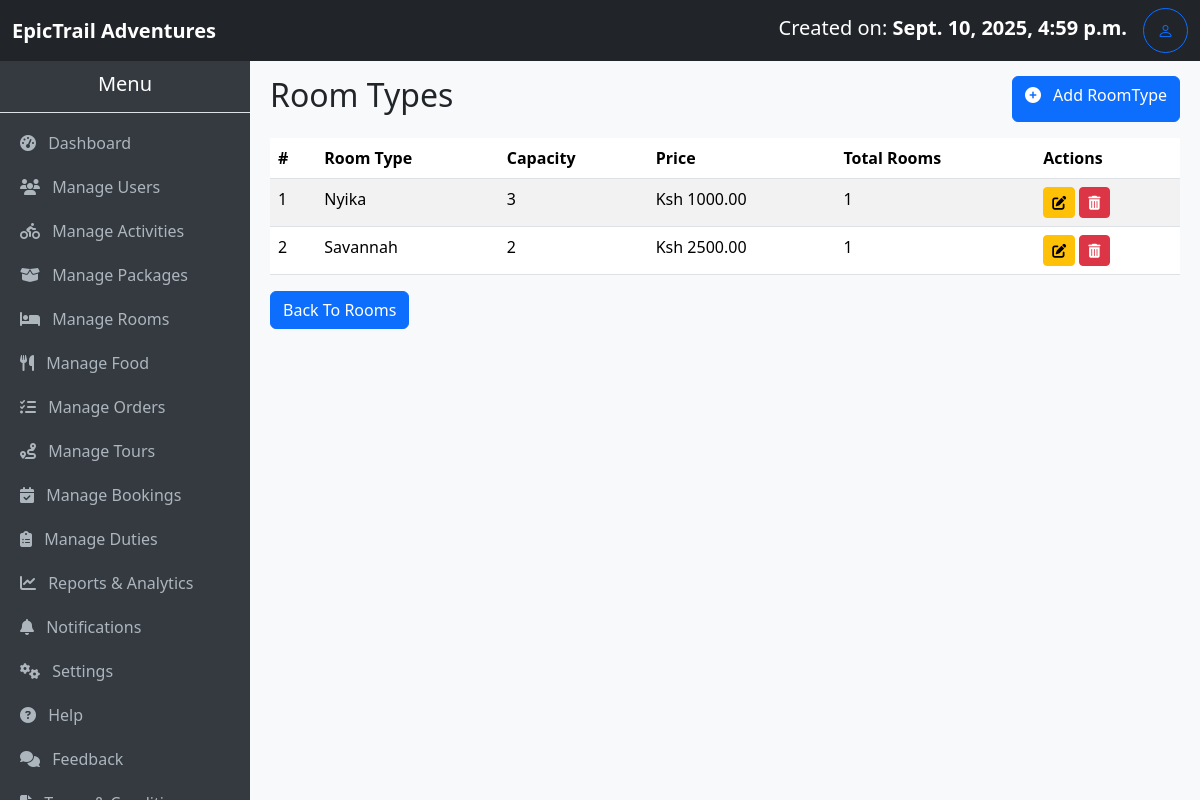
Page /room-types/ (signed in) on the earlier database version.
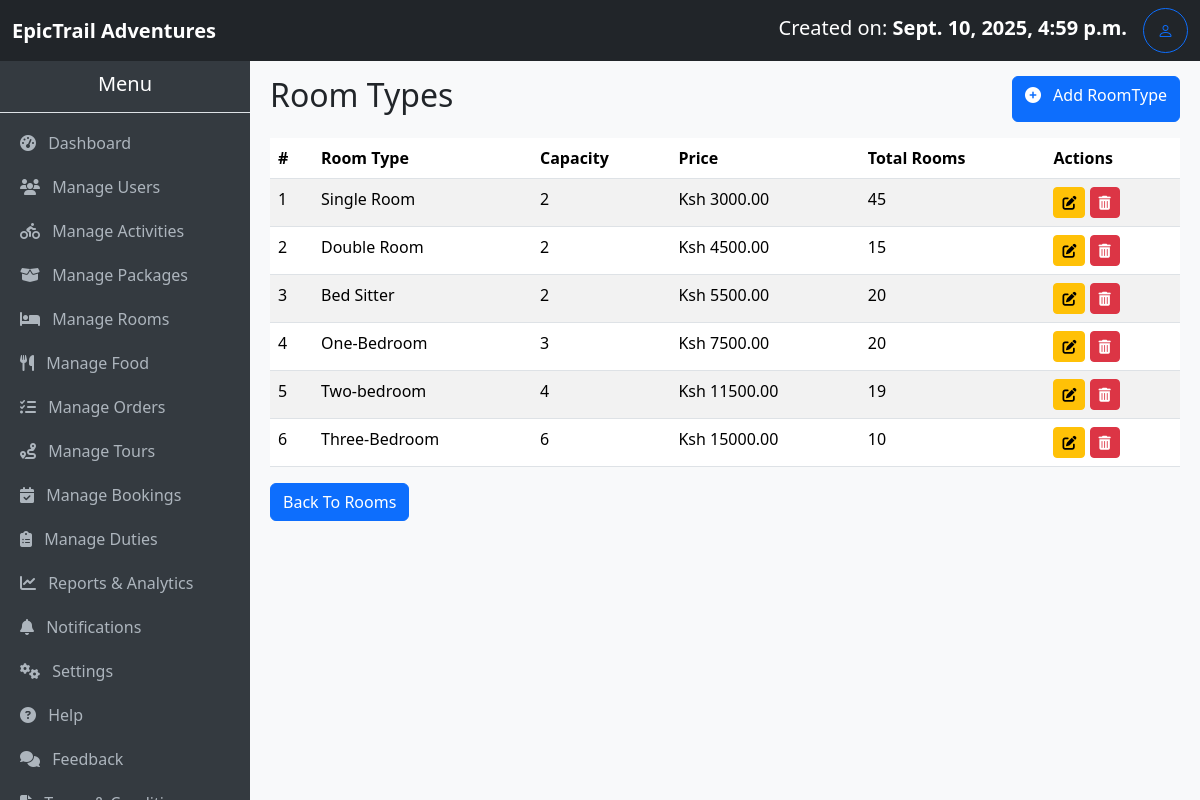
Same page on the later database version.
### myApp/models.py (models this page shows, shortened)
class RoomType(models.Model):
    name = models.CharField(max_length=100, unique=True)
    description = models.TextField(blank=True)
    capacity = models.PositiveIntegerField(help_text="Maximum number of guests")
    price_per_night = models.DecimalField(max_digits=8, decimal_places=2)
    total_rooms = models.PositiveIntegerField(default=1, help_text="Total rooms available for this type")
    available = models.BooleanField(default=True)

### myApp/views.py (the view)
# urls.py: path('room-types/', views.room_types, name='room_types'),
@login_required
@user_passes_test(lambda u: u.is_staff or u.is_superuser)
def room_types(request):
    room_types = RoomType.objects.all().order_by('price_per_night')
    return render(request, 'room_type.html', {'room_types': room_types})

### myApp/context_processors.py (called while the page is built)
def total_users(request):
    return {'total_users': User.objects.count()}

def total_bookings(request):
    return {'total_bookings': Booking.objects.count()}

def total_amount(request):
    total = 0
    if request.user.is_authenticated:
        bookings = Booking.objects.all()#filter(user=request.user)
        total = sum(booking.amount_required for booking in bookings)
    return {'total_amount': total}

def total_cost(request):
    if not request.user.is_authenticated:
        return {
            'user_bookings': [],
            'user_total_amount': 0,
        }
    bookings = Booking.objects.filter(user=request.user).prefetch_related(
        'activities', 'packages', 'rooms', 'food', 'tours'
    )
    total_amount = sum(b.amount_required for b in bookings)
    return {
        'user_bookings': bookings,
        'user_total_amount': total_amount,
    }

### myApp/models.py (called while the page is built)
    @property
    def nights_spent(self):
        if self.check_in and self.check_out:
            nights = (self.check_out - self.check_in).days
            return nights if nights > 0 else 1  # Minimum of 1 night for same-day bookings
        return 1

### myApp/templates/room_type.html
{% extends 'base.admin.html' %} {% block title %}Room Types{% endblock %} {% block content %}
<div class="d-flex justify-content-between mb-3">
    <h2>Room Types</h2>
    <a href="{% url 'add_room_type' %}" class="btn btn-primary"><i class="fas fa-plus-circle me-2"></i> Add RoomType</a>
</div>
<table class="table table-striped">
    <thead>
        <tr>
            <th>#</th>
            <th>Room Type</th>
            <th>Capacity</th>
            <th>Price</th>
            <th>Total Rooms</th>
            <th>Actions</th>
        </tr>
    </thead>
    <tbody>
        {% for room_type in room_types %}
        <tr>
            <td>{{ forloop.counter }}</td>
            <td>{{ room_type.name }}</td>
            <td>{{ room_type.capacity }}</td>
            <td>Ksh {{ room_type.price_per_night }}</td>
            <td>{{ room_type.total_rooms }}</td>
            <td>
                <a href="{% url 'edit_room_type' room_type.id %}" class="btn btn-warning btn-sm"><i class="fas fa-edit"></i></a>
                <a href="{% url 'delete_room_type' room_type.id %}" class="btn btn-danger btn-sm" onclick="return confirm('Are you sure you want to delete this room {{ room.name }}?')">
                    <i class="fas fa-trash-alt"></i>
                </a>
            </td>
        </tr>
        {% endfor %}
    </tbody>
</table>
<a href="{% url 'list_rooms' %}" class="btn btn-primary">Back To Rooms</a> {% endblock %}

Differences in the rows shown:
removed RoomType: name "Nyika", capacity "3", price_per_night "1000.00", total_rooms "1"
removed RoomType: name "Savannah", capacity "2", price_per_night "2500.00", total_rooms "1"
added RoomType: name "Single Room", capacity "2", price_per_night "3000.00", total_rooms "45"
added RoomType: name "Double Room", capacity "2", price_per_night "4500.00", total_rooms "15"
added RoomType: name "Bed Sitter", capacity "2", price_per_night "5500.00", total_rooms "20"
added RoomType: name "One-Bedroom", capacity "3", price_per_night "7500.00", total_rooms "20"
added RoomType: name "Two-bedroom", capacity "4", price_per_night "11500.00", total_rooms "19"
added RoomType: name "Three-Bedroom", capacity "6", price_per_night "15000.00", total_rooms "10"
